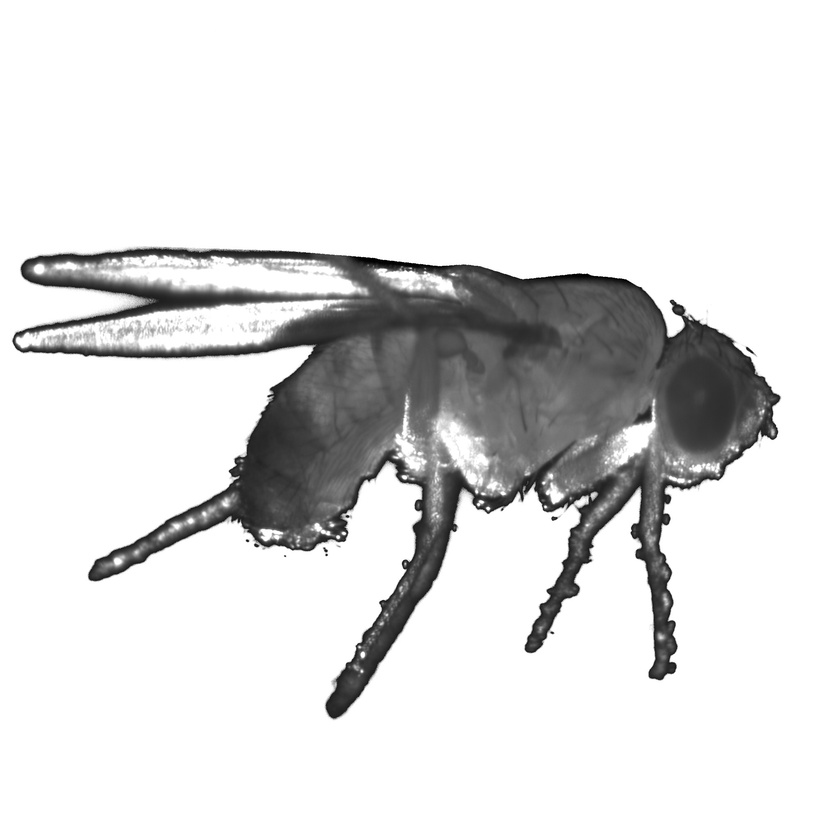
#> input picture images/side_aligning_pupil_antenna_whiteBG.jpg, 840 x 840 px, shrunk from 2048 x 2048 before the run
$ python add_gridlines.py
#> lines starting #> are read from the running program, lines starting #| are printed output that depends on the picture; after the words box and inside, x2 and y2 are one past the last pixel; in counts of white or black regions, pixels touching at a corner belong together
'''
Add grid lines to the selected GHS-DPP images.
Usefull for example still-image series illustrations.
'''
import os

import numpy as np
from tkinter import filedialog, simpledialog
import cv2

def main():

    fns = filedialog.askopenfilenames()
#> the answer given: ../images/side_aligning_pupil_antenna_whiteBG.jpg

    if fns:

        print(fns)

        pixel_size = 0.817
        every = 10

        directory = os.path.dirname(fns[0])

        newdir = os.path.join(directory, 'gridded')
        os.makedirs(newdir, exist_ok=True)

        for fn in fns:
            image = cv2.imread(fn)
#> image is the input picture: shape (840, 840, 3); min 0, max 255, mean 222.5


            for i_line, j in enumerate(np.arange(0, image.shape[0]-1, every/pixel_size)):
                j = int(j)

                if True:
                    image[j:j+1, :, 2] = 255
                    image[j:j+1, :, 0] = 0
                    image[j:j+1, :, 1] = 0
                else:
                    image[j:j+1, :, 0] = 255
                    image[j:j+1, :, 1] = 0
                    image[j:j+1, :, 2] = 0
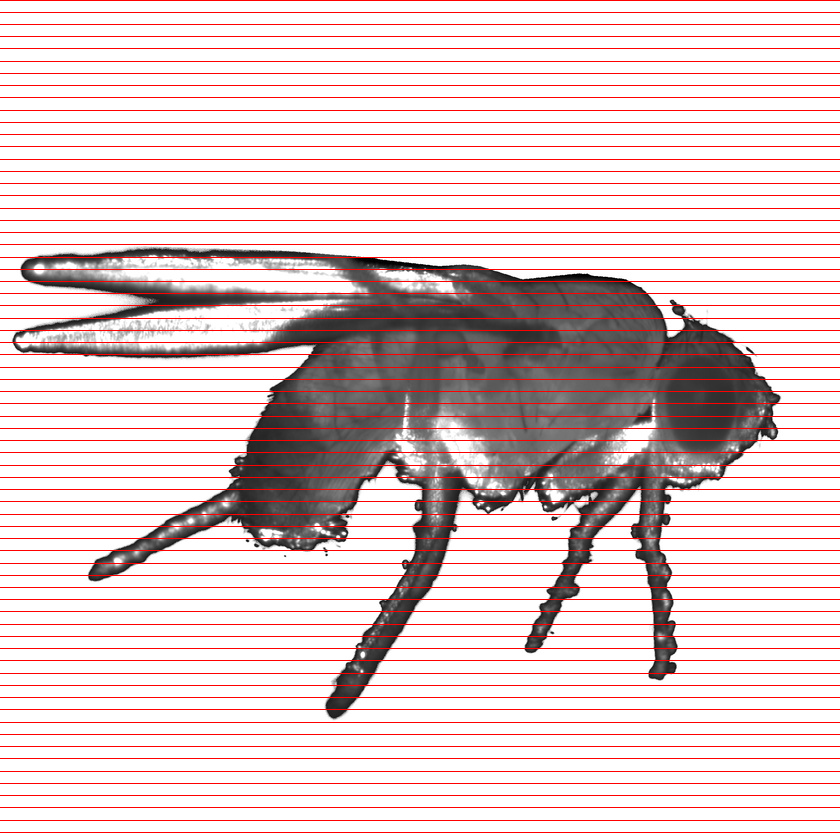
#> image: shape (840, 840, 3); 8.21% of pixels changed, all inside (x1, y1, x2, y2) = (0, 0, 840, 833)


            for i_line, i in enumerate(np.arange(0, image.shape[1]-1, every/pixel_size)):
                i = int(i)

                if True:
                    image[:, i:i+1, 2] = 255
                    image[:, i:i+1, 0] = 0
                    image[:, i:i+1, 1] = 0
                else:
                    image[:, i:i+1, 0] = 255
                    image[:, i:i+1, 1] = 0
                    image[:, i:i+1, 2] = 0
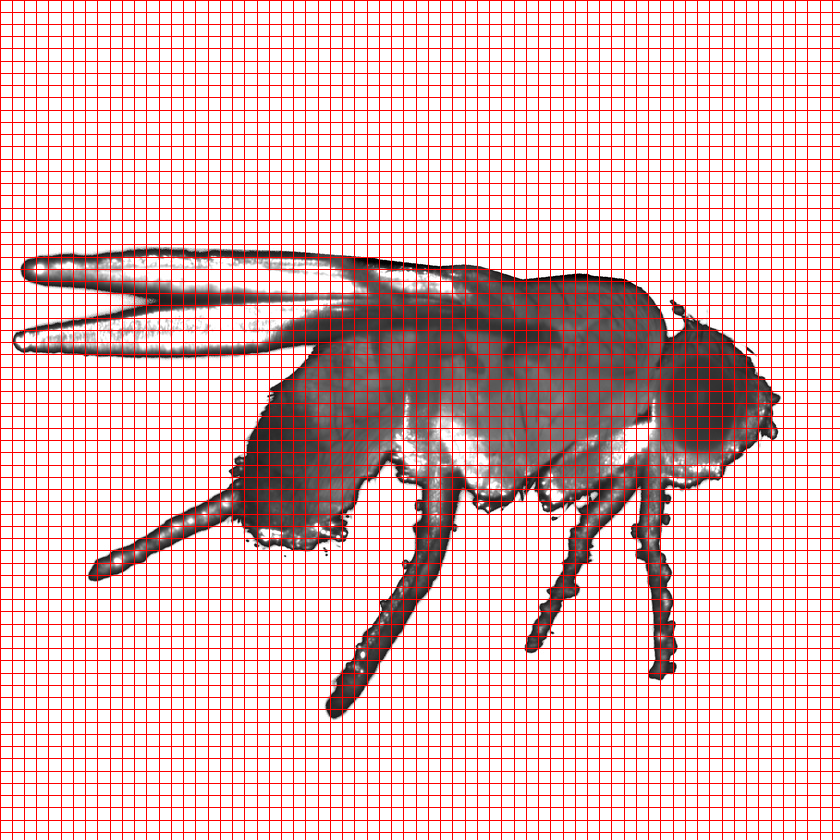
#> image: shape (840, 840, 3); 7.54% of pixels changed, all inside (x1, y1, x2, y2) = (0, 1, 833, 840)

            cv2.imwrite(os.path.join(newdir, os.path.basename(fn)), image)


if __name__ == "__main__":
    main()

$ run again, on images/droso6_rotated.png
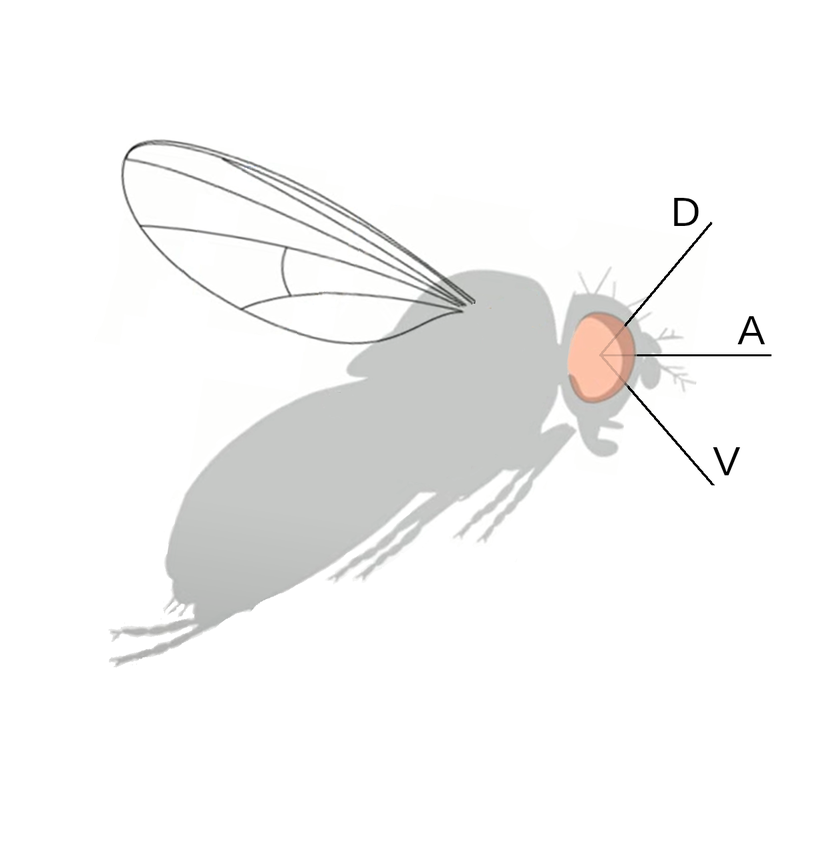
#> input picture images/droso6_rotated.png, 831 x 849 px, shrunk from 1244 x 1270 before the run
#> in main, image is the input picture: shape (849, 831, 3); mean B, G, R 245.6, 246.1, 246.3
#> after the loop in main, `for i_line, j in enumerate(np.arange(0, image.shape[0]-1, every/pixel_..`:
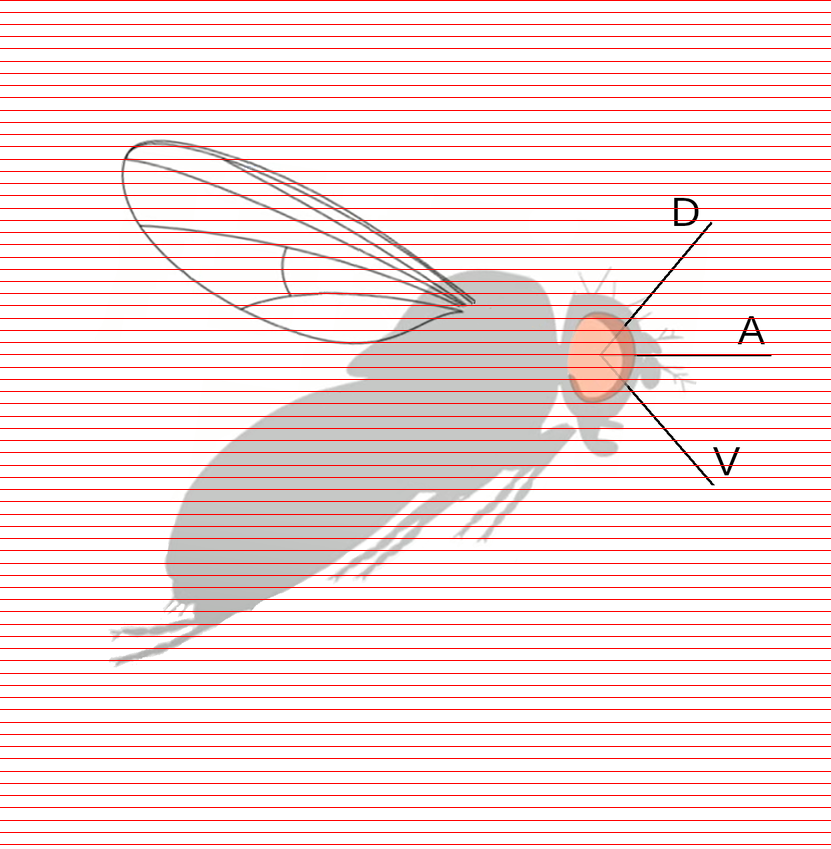
#> image: shape (849, 831, 3); 8.24% of pixels changed, all inside (x1, y1, x2, y2) = (0, 0, 831, 845)
#> after the loop in main, `for i_line, i in enumerate(np.arange(0, image.shape[1]-1, every/pixel_..`:
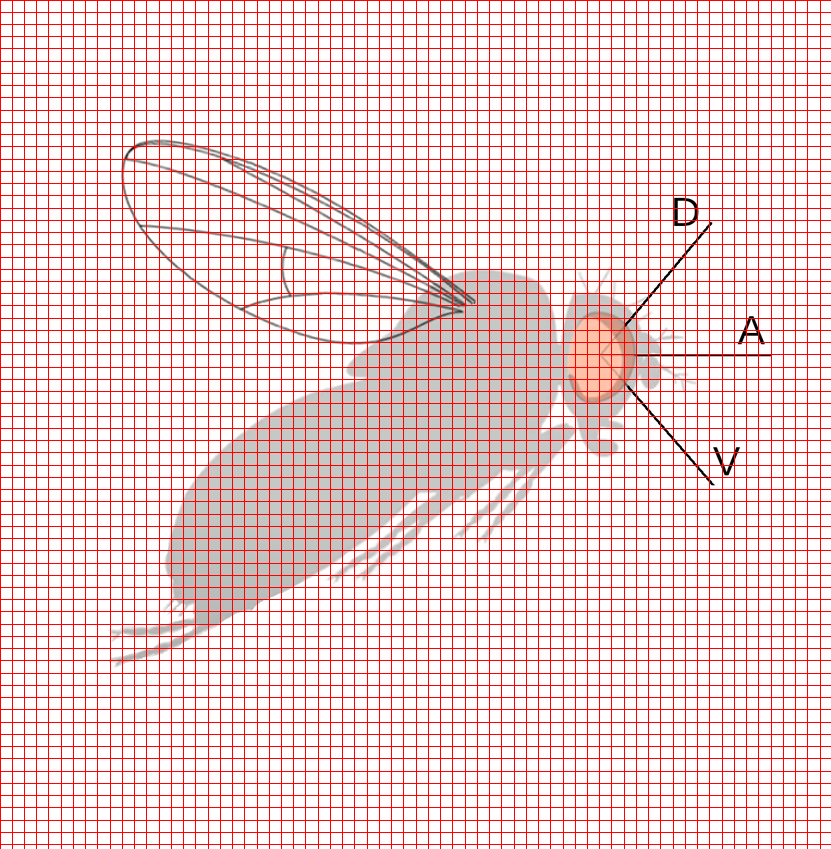
#> image: shape (849, 831, 3); 7.51% of pixels changed, all inside (x1, y1, x2, y2) = (0, 1, 821, 849)

$ run again, on images/droso6_rotated_orig.png
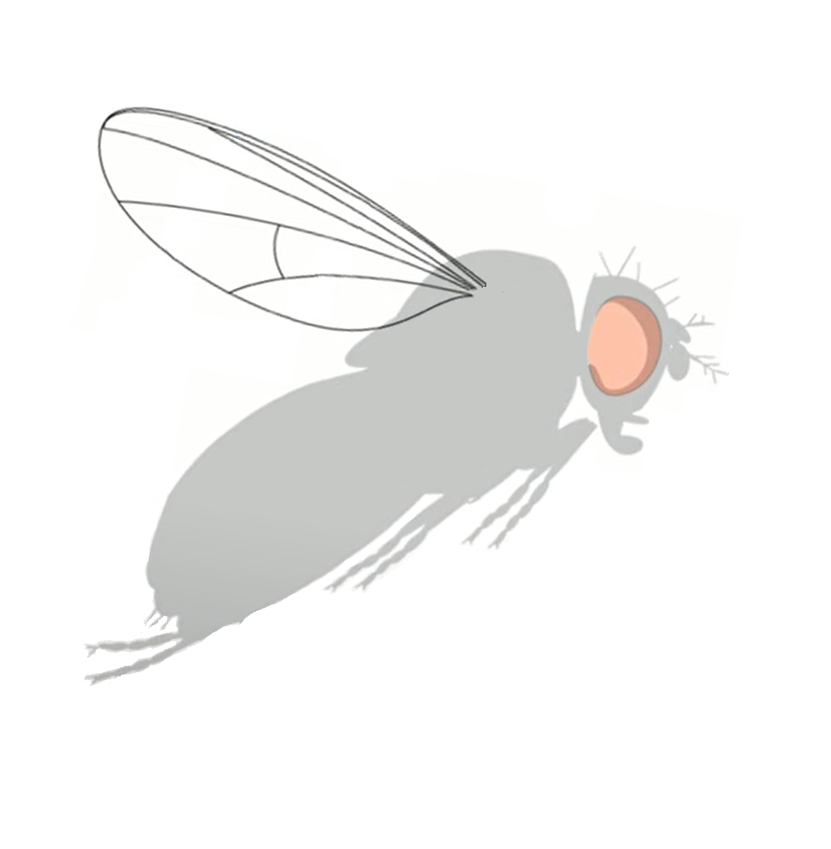
#> input picture images/droso6_rotated_orig.png, 831 x 849 px, shrunk from 1134 x 1158 before the run
#> in main, image is the input picture: shape (849, 831, 3); mean B, G, R 244.4, 245, 245.2
#> after the loop in main, `for i_line, j in enumerate(np.arange(0, image.shape[0]-1, every/pixel_..`:
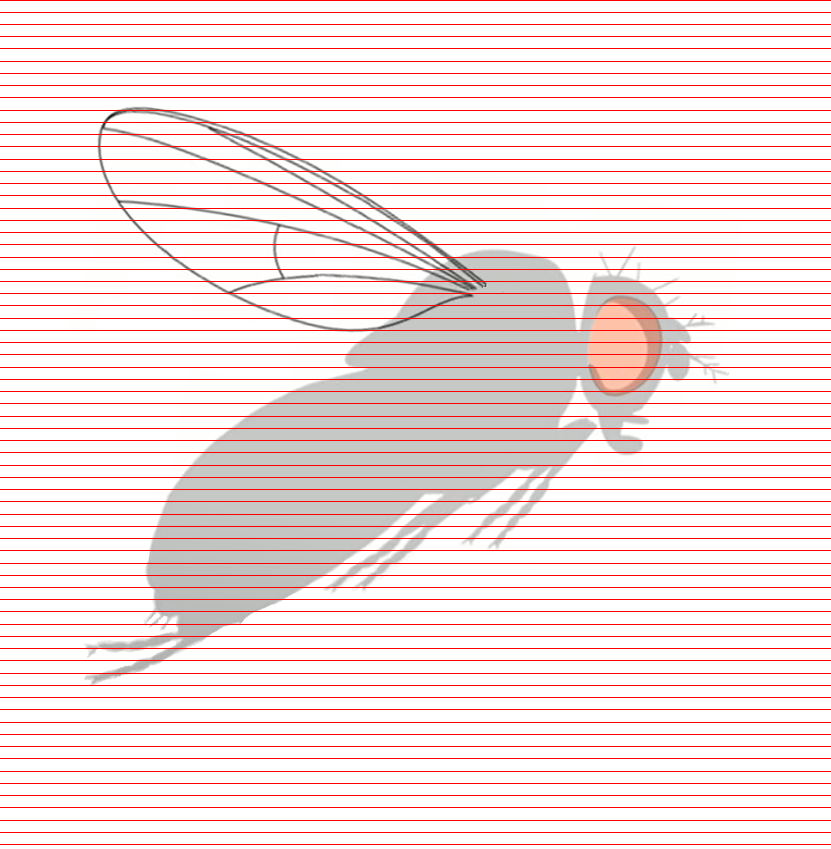
#> image: shape (849, 831, 3); 8.24% of pixels changed, all inside (x1, y1, x2, y2) = (0, 0, 831, 845)
#> after the loop in main, `for i_line, i in enumerate(np.arange(0, image.shape[1]-1, every/pixel_..`:
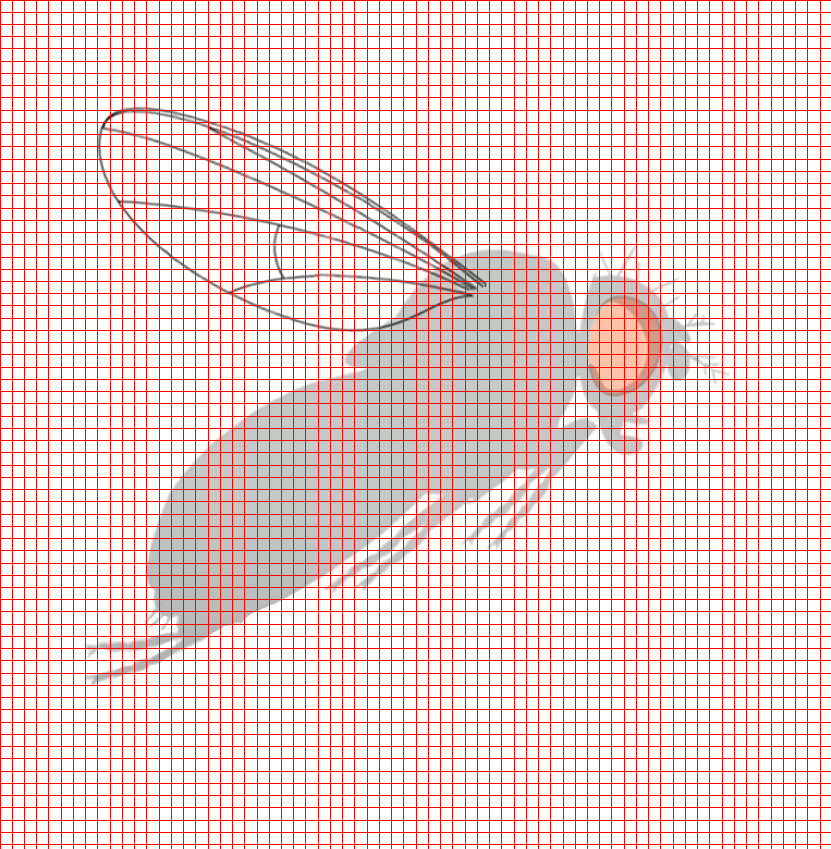
#> image: shape (849, 831, 3); 7.51% of pixels changed, all inside (x1, y1, x2, y2) = (0, 1, 821, 849)
